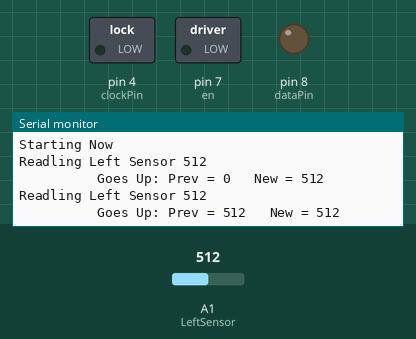
Recording of a sketch running on a simulated Arduino Uno, built with avr-gcc and run on an emulated ATmega328P. On the bench: switched loads named in the sketch (green lamp = pin HIGH), output pins drawn as LEDs (lit = HIGH), the last lines printed to the serial monitor. Inputs (shaded band) come from the test bench; at power-on: A1 (LeftSensor) = 512.

Above: at 1.8 s.
1.9 s: A1 (LeftSensor) set to 306
At 2.7 s:
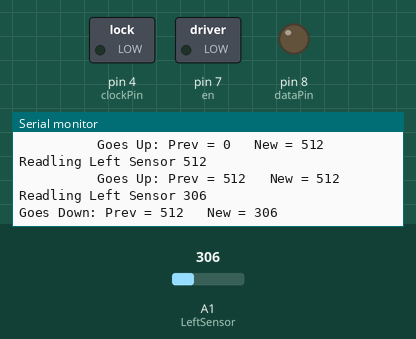
At 3.5 s:
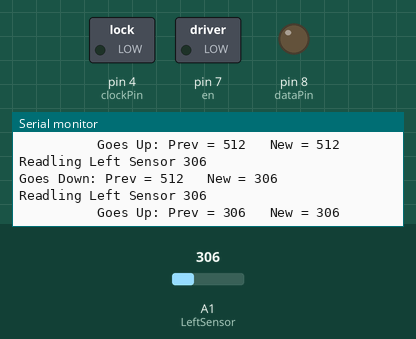
Timing chart, 0 to 5.0 s (numbered marks = the images above; inputs shaded):
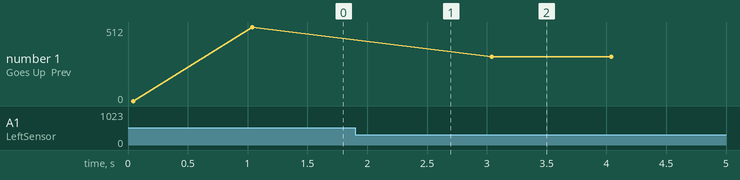

The sketch:

IRPROXY1.ino
```cpp
// Robo India Line Follower Tutorial.

// declaring Shield
int dataPin = 8;
int latchPin = 12;
int clockPin = 4;
int en = 7;
// declaring Sensor Pins.
int LeftSensor = A1;
int RightSensor = A0;
int L_sensor_val = 0; // To store value from sensors.
int R_sensor_val = 0;
int nTempVal;

int threshold = 300; // Threshold value to distinguish black and white.

void setup()
{   // setting up shield.
    pinMode(dataPin, OUTPUT);
    pinMode(latchPin, OUTPUT);
    pinMode(clockPin, OUTPUT);
    pinMode(en, OUTPUT);
    digitalWrite(en, LOW);
    Serial.begin(9600);
    while(!Serial)
    {
      ;
    }
    Serial.println("Starting Now");
    nTempVal = 0;
}

void loop()
{


  nTempVal = analogRead(LeftSensor);


  Serial.print("Readling Left Sensor ");
  Serial.println(nTempVal);

  if (nTempVal < L_sensor_val)

      Serial.print("Goes Down: Prev = ");
  else
      Serial.print("\t\t\t\t\tGoes Up: Prev = ");

      Serial.print(L_sensor_val);
      Serial.print("\t New = ");
      Serial.println(nTempVal);
  L_sensor_val = nTempVal;
  delay(1000);

}

/*
L_sensor_val =  analogRead(LeftSensor);   // Reading Left sensor data
R_sensor_val =  analogRead(RightSensor);  // Reading Right sensor data

   Serial.println("-------ALL GOOD---------------------");
      Serial.println("Left =");
      Serial.println(L_sensor_val);
      Serial.println("Right =");
      Serial.println(R_sensor_val);
      delay(3000);

/*
  if(L_sensor_val<R_sensor_val) {  // testing for left turn
    while (L_sensor_val<threshold && R_sensor_val>threshold)
    {
      turn_right();
      L_sensor_val =  analogRead(LeftSensor);
      R_sensor_val =  analogRead(RightSensor);
      Serial.println("-------RIGHT---------------------");
      Serial.println("Left =");
      Serial.println(L_sensor_val);
      Serial.println("Right =");
      Serial.println(R_sensor_val);
      halt();
      delay(2000);
  //    turn_right();
    }
  }
  else if(L_sensor_val>R_sensor_val<threshold){  // tesing for right turn
    while (L_sensor_val > R_sensor_val){
      turn_left();
      L_sensor_val =  analogRead(LeftSensor);
      R_sensor_val =  analogRead(RightSensor);
      Serial.println("-------LEFT---------------------");
      Serial.println("Left =");
      Serial.println(L_sensor_val);
      Serial.println("Right =");
      Serial.println(R_sensor_val);
      halt();
      delay(2000);
    }
 }
 */
//forward(); // Default movement is forward.

//}

void forward(void){  // function for forward movement.
        digitalWrite(latchPin, LOW);
        shiftOut(dataPin, clockPin, LSBFIRST, 3);
        digitalWrite(latchPin, HIGH);

}

void backward(void){   // function for forward movement.
        digitalWrite(latchPin, LOW);
        shiftOut(dataPin, clockPin, LSBFIRST, 164);
        digitalWrite(latchPin, HIGH);
}

void turn_left(void){   // function for left turn.
        digitalWrite(latchPin, LOW);
        shiftOut(dataPin, clockPin, LSBFIRST, 161);
        digitalWrite(latchPin, HIGH);
}

void turn_right(void){   // function for Right turn.
        digitalWrite(latchPin, LOW);
        shiftOut(dataPin, clockPin, LSBFIRST, 38);
        digitalWrite(latchPin, HIGH);
}

void halt(void){        // function for stopping robot.
        digitalWrite(latchPin, LOW);
        shiftOut(dataPin, clockPin, LSBFIRST, 32);
        digitalWrite(latchPin, HIGH);
}
```

Measured:
- after the input at 1.9 s, the serial monitor: prints a new line after 0.11 s (image 1)
- plotted number 1: 512 → 306 after the input at 1.9 s
